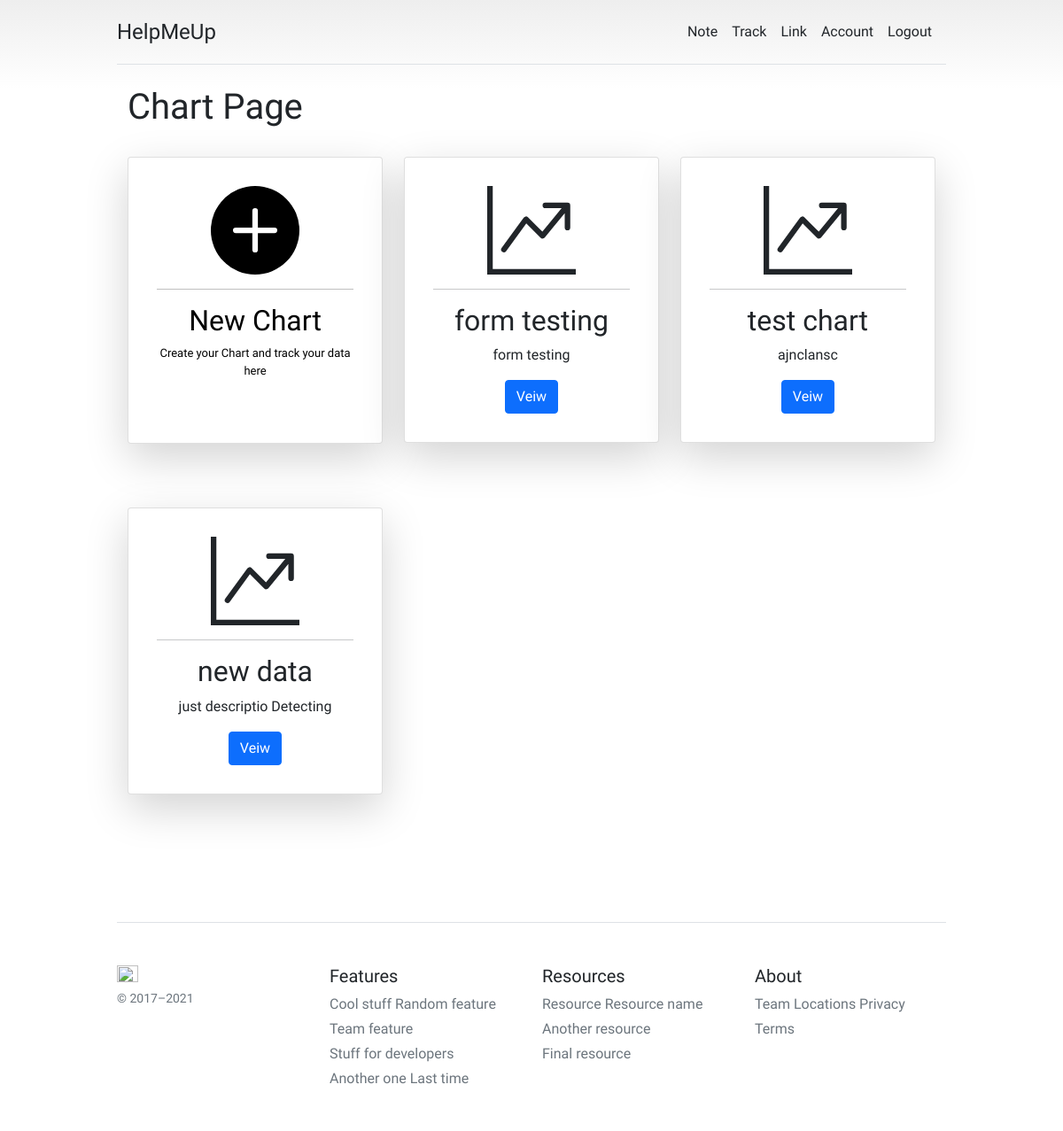
The page /track/all_chart_view/ (signed in) on the database its author committed.
### tracker_chart/models.py (models this page shows, shortened)
class testCHART(models.Model):
    user    = models.ForeignKey(User, on_delete=models.CASCADE)
    chart_name = models.CharField(max_length=255)
    description = models.TextField(max_length=500)
    created_at = models.DateField(auto_now_add=True)

### tracker_chart/views.py (the view, shortened to what this page needs)
# urls.py: path('all_chart_view/', views.all_charts_view, name='all_chart_view'),
@login_required(login_url='loginUser')
def all_charts_view(request):
    chart = testCHART.objects.filter(user=request.user).order_by('-created_at')
    paginator = Paginator(chart, 9)
    page_number = request.GET.get('page')
    page_obj = paginator.get_page(page_number)
    form = TestCHARTForm()
    context = {
        'charts':chart,
        'form': form,
        'page_obj': page_obj
    }
    return render(request, 'tracker/all_chart_view.html', context)

### templates/tracker/all_chart_view.html (shortened to what this page needs)
{% extends "base/base.html" %}
{% block content %}
<div class="container">
  <h1>Chart Page</h1>
  <br>
    <div class="row row-cols-1 row-cols-md-3 g-4">
      <div class="col">
        <a href="{% url 'chart_create_view' %}" style="text-decoration: none; color:black;"><div class="card shadow-lg p-3 mb-5 bg-white rounded">
          <div class="card-body" style="text-align: center;">
            <svg xmlns="http://www.w3.org/2000/svg" width="100" height="100" fill="currentColor" class="bi bi-plus-circle-fill" viewBox="0 0 16 16">
              <path d="M16 8A8 8 0 1 1 0 8a8 8 0 0 1 16 0zM8.5 4.5a.5.5 0 0 0-1 0v3h-3a.5.5 0 0 0 0 1h3v3a.5.5 0 0 0 1 0v-3h3a.5.5 0 0 0 0-1h-3v-3z"/>
            </svg>
            <hr>
          <h2>New Chart</h2>
          <p style="font-size: 13px;">Create your Chart and track your data here</p>
          <br>
        </div>
      </a>
        </div>
      </div>
    {% for chart in page_obj %}
    <div class="col">
        <div class="card shadow-lg p-3 mb-5 bg-white rounded">
          <div class="card-body" style="text-align: center;">
              <hr>
              <h2>{{chart.chart_name}}</h2>
              <p class="card-text">{{chart.description|slice:'25'}}</p>
            <a href="{% url 'chart_detail_view' chart.id %}" class="btn btn-primary">Veiw</a>
          </div>
        </div>
      </div>
    {% endfor %}
</div>
    <div class="text-center" >
      <br>
      <br>
  </div>
</div>
{% endblock %}

### templates/base/base.html (style rules this page uses)
body { background-color:rgb((255, 255, 255), 255, 255)!important; font-family: 'Lexend'; }
body { background-image: linear-gradient(180deg, #eee, #fff 100px, #fff); }
.container { max-width: 960px; }

### rows shown on the page
testCHART: chart_name "form testing", description "form testing"
testCHART: chart_name "test chart", description "ajnclansc"
testCHART: chart_name "new data", description "just descriptio Detecting"
